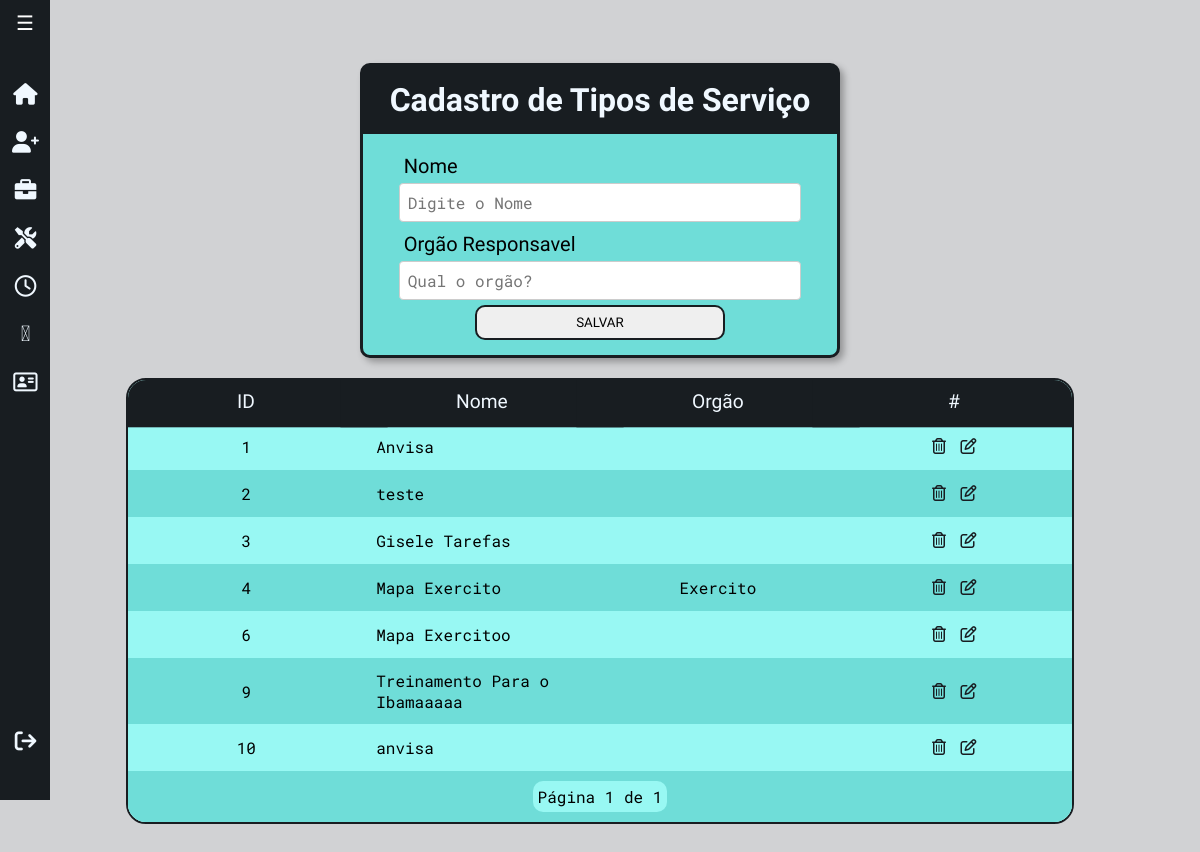
The app's page /ambielle/cadastroTipoServico/ (signed in), older data.
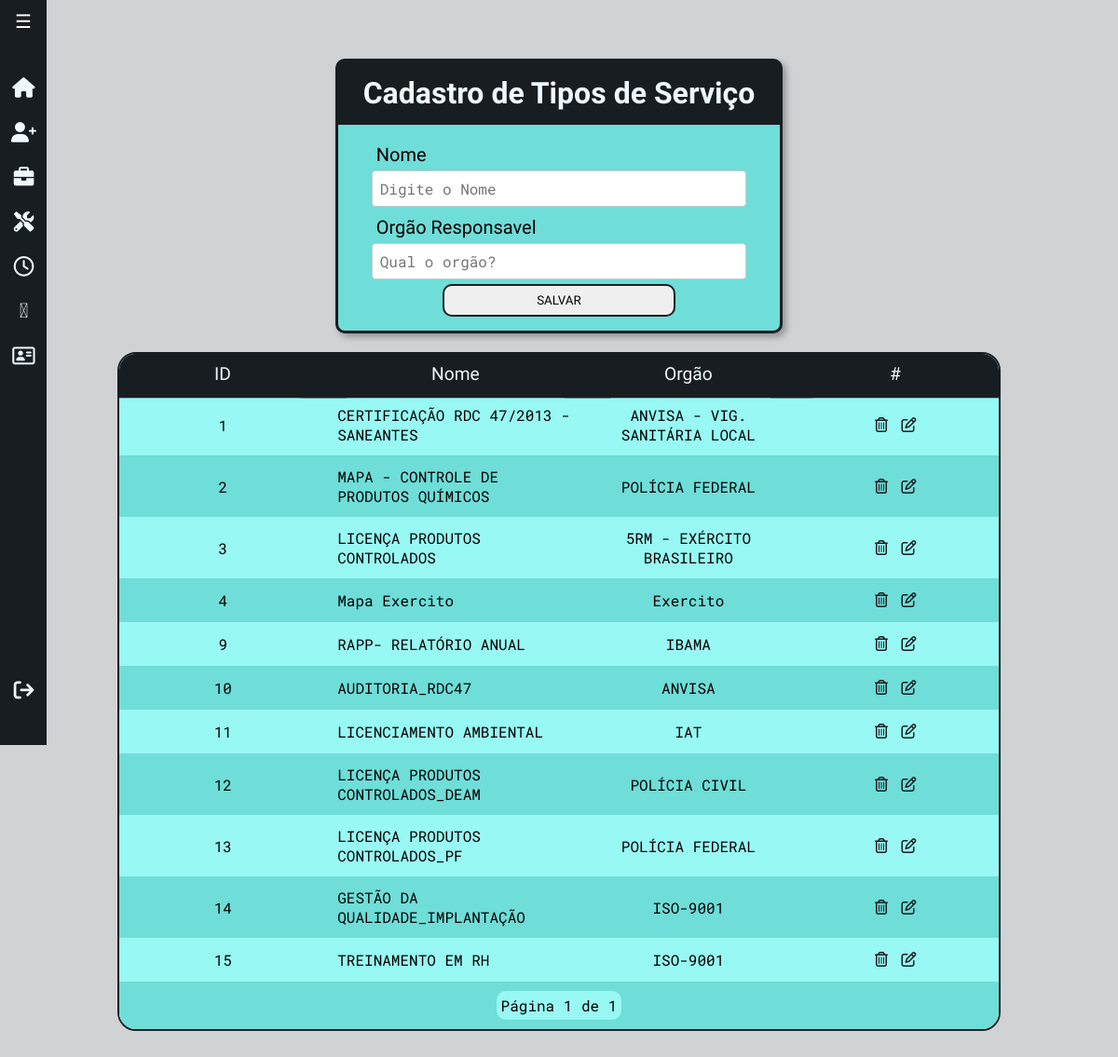
The same page, newer data.
### workflow/models.py (models this page shows, shortened)
class TipoServico(models.Model):
    nome = models.CharField(max_length=50, unique=True)
    orgao = models.CharField(max_length=50, blank=True)

### workflow/views/createForms.py (the view)
# urls.py: path('ambielle/cadastroTipoServico/', views.createTipoServico, name='tipoServico'),
@login_required(login_url='workflow:login')
def createTipoServico(request):
    if request.method == 'POST':
        title = 'Cadastro de tipos de Serviços'
        form = CreateServico(request.POST)
        context ={
            'title': title,
            'form': form,
        }
        if form.is_valid():
            form.save()
            messages.success(request, 'Serviço Cadastrado com Sucesso!')
            return redirect('workflow:tipoServico')
        return render(
            request,
            'workflow/createServico.html',
            context,
        )
    else:
        title = 'Cadastro de tipos de Serviço'
        tipos_ser = TipoServico.objects.all()
        paginator = Paginator(tipos_ser, 15)
        page_number = request.GET.get('page')
        page_obj = paginator.get_page(page_number)
        context = {
            'title': title,
            'form': CreateServico,
            'page_obj': page_obj
        }
        return render(
            request,
            'workflow/tipoServico.html',
            context,
        )

### workflow/templates/workflow/tipoServico.html (shortened to what this page needs)
{% extends 'global/base.html' %}
{% block content %}
<div class="containerForm">
    <div class="tela-form">
      <div class="title-form">
        <h1>Cadastro de Tipos de Serviço</h1>
      </div>
      <form action="{{ form_action }}" method="POST" enctype="multipart/form-data">
          <div class="form">
              {% for field in form %}
                <div class="form-label">
                  <label for="{{ field.id_for_label }}">{{ field.label }}</label>
                    {{ field }}
                </div>
              {% endfor %}
          </div>
          <div class="btn">
            <button class="btn-form" type="submit">SALVAR</button>
          </div>
        </div>
    </div>
    <div class="lista">
      <table>
        <thead>
          <tr>
            <th>ID</th>
            <th>Nome</th>
            <th>Orgão</th>
            <th>#</th>
          </tr>
        </thead>
          {% for servico in page_obj %}
            <tr>
              <td style="text-align: center;">{{ servico.id }}</td>
              <td>{{ servico.nome }}</td>
              <td style="text-align: center;">{{ servico.orgao }}</td>
              <td style="text-align: center; vertical-align: middle;">
                <a href="{% url "workflow:deleteTipoServico" servico.id %}" onclick="return confirm('Tem certeza que deseja excluir este item?');"><i class="fa-regular fa-trash-can" style="width: 20px; height: 20px; text-decoration: none; color: var(--secondary-color);"></i></a>
                <a href="{% url "workflow:updateTipoServico" servico.id %}"><i class="fa-regular fa-pen-to-square" style="width: 20px; height: 20px; text-decoration: none; color: var(--secondary-color);"></i></a>
              </td>
            </tr>
          {% endfor %}
        <tfoot>
          <tr>
            <td colspan="6" class="tfoot-cell">
              <div class="pagination">
                <span class="step-links">
                  <span class="current">
                      Página {{ page_obj.number }} de {{ page_obj.paginator.num_pages }}
                  </span>
                </span>
              </div>
            </td>
          </tr>
        </tfoot>
      </table>
    </div>
{% endblock %}

### base_templates/global/base.html
<!DOCTYPE html>
<html lang="pt-br">
<head>
    {% include "global/partials/_head.html" %}
</head>
<body>
    {% include "global/partials/_sideBar.html" %}
    {% block content %}{% endblock content %}
</body>

### base_templates/global/partials/_head.html (shortened to what this page needs)
{% load static %}
<!DOCTYPE html>
<html lang="pt-br">
<head>
    <link rel="stylesheet" href="{% static 'global/css/main.css' %}">
    <link rel="stylesheet" href="https://cdnjs.cloudflare.com/ajax/libs/font-awesome/6.0.0-beta3/css/all.min.css">
    <link rel="stylesheet" href="https://pro.fontawesome.com/releases/v6.0.0/css/all.css" rel="stylesheet">
</head>
<body>

### base_templates/global/partials/_sideBar.html (shortened to what this page needs)
{% if request.user.is_authenticated %}
    <div class="sidebar" id="sidebar">
        <button class="toggle-btn" onclick="toggleSidebar()">&#9776;</button>
        <ul>
            <li><a href=" {% url 'workflow:index' %}"><i class="fa-solid fa-house"></i></i><span class="text">Home</span></a></li>
            <li><a href=" {% url 'workflow:createCliente' %}"><i class="fa-solid fa-user-plus"></i><span class="text">Cad. Clientes</span></a></li>
            <li><a href=" {% url 'workflow:createTarefa' %}"><i class="fa-solid fa-briefcase"></i><span class="text">Cad. Serviços</span></a></li>
            <li><a href=" {% url 'workflow:tipoServico' %}"><i class="fa-solid fa-screwdriver-wrench"></i><span class="text">Cad. Tipo Serviços</span></a></li>
            <li><a href=" {% url 'workflow:suporte' %}"><i class="fa-regular fa-clock"></i><span class="text">Suporte</span></a></li>
            <li><a href=" {% url 'workflow:get_tarefas_filtradas' %}"><i class="fa-light fa-timeline"></i><span class="text">Linha do Tempo</span></a></li>
            <li><a href=" {% url 'workflow:getCliente' %}"><i class="fa-regular fa-address-card"></i><span class="text">Clientes</span></a></li>
            <li><a href=" {% url 'workflow:logout' %}"><i class="fa-solid fa-arrow-right-from-bracket "></i><span class="text">Logout</span></a></li>
        </ul>
    </div>
{% endif %}
<div class="content">
</div>

### base_static/global/css/variables.css (style rules this page uses)
:root { @import url('https://fonts.googleapis.com/css2?family=Cabin+Condensed:wght@400;500;600;700&family=Roboto+Mono:ital,wght@0,100..700;1,100..700&display=swap'); --primary-color: #6fddd8; --secondary-color: #181D21; --background-color: #D1D2D4; --color-alt-list: #98f8f3; --padding: 16px; --primary-font: 'Cabin Condensed', sans-serif; --secondary-font: 'Roboto Mono', sans-serif; }
body { background-color: var(--background-color); }

### base_static/global/css/forms.css (style rules this page uses)
h1 { font-family: var(--primary-font); }
.containerForm { display: flex; justify-content: center; align-content: center; }
.tela-form { background-color: blue; width: 40%; background-color: var(--primary-color); display: flex; justify-content: center; align-items: center; flex-direction: column; border: var(--secondary-color) solid 3px ; border-radius: 10px; margin-top: 15px; box-shadow: 4px 4px 7px rgba(0, 0, 0, 0.3); }
.title-form { display: flex; justify-content: center; background-color: var(--secondary-color); color: aliceblue; width: 100%; }
.title-form h1 { margin: 15px; }
form { padding: 15px; width: 85%; }
.form-control { width: 100%; font-family: var(--secondary-font); padding: 8px; margin-bottom: 5px; border: 1px solid #ccc; border-radius: 4px; font-size: 16px; box-sizing: border-box; }
.form-label input { width: 100%; font-family: var(--secondary-font); padding: 8px; margin-bottom: 5px; border: 1px solid #ccc; border-radius: 4px; font-size: 16px; box-sizing: border-box; }
label { font-family: var(--primary-font); padding: 5px; font-size: 20px; display: block; }
.btn { display: flex; justify-content: center; }
.btn-form { font-family: var(--primary-font); width: 250px; height: 35px; border-radius: 10px; border: var(--secondary-color) solid 2px ; transition: 0.3s; cursor: pointer; }

### base_static/global/css/sideBar.css (style rules this page uses)
.sidebar { font-family: var(--primary-font); width: 50px; background-color: var(--secondary-color); transition: width 0.3s ease; display: flex; flex-direction: column; align-items: center; position: fixed; top: 0; left: 0; height: 100vh; z-index: 1000; }
.sidebar ul { list-style-type: none; padding: 20px 0; margin-top: 50px; }
.sidebar ul li a { display: flex; padding: 15px 20px; color: aliceblue; cursor: pointer; transition: 0.3s ease; text-decoration: none; }
.sidebar ul li:last-child { position: absolute; bottom: 35px; }
.toggle-btn { position: absolute; top: 10px; left: 10px; font-size: 20px; color: white; background: none; border: none; cursor: pointer; }
.content { margin-left: 60px; padding: 20px; transition: margin-left 0.3s ease; }
.sidebar ul li i { font-size: 18px; width: 35px; text-align: center; }

### base_static/global/css/clientes.css (style rules this page uses)
.lista { display: flex; align-items: center; width: 100%; justify-content: center; }
table { border-collapse: separate; border-spacing: 0; margin: 20px 0; font-size: 18px; width: 80%; box-shadow: 0px 4px 10px 0px rgba(0, 0, 0, 0.35) inset; border: 2px solid var(--secondary-color); border-radius: 20px; overflow: hidden; }
tbody, th, td { padding: 12px; text-align: left; font-family: var(--secondary-font); font-size: 16px; font-weight: 400; }
th { background-color: var(--secondary-color); color: aliceblue; font-family: var(--primary-font); font-size: medium; text-align: center; width: 18%; }
th, a { text-align: center; }
th, a, i { transition: 0.3s ease; }
th, a, i:hover { transform: scale(1.2); }
tr:nth-child(even) { background-color: var(--primary-color); }
tr:nth-child(odd) { background-color: var(--color-alt-list); }
tfoot .tfoot-cell { text-align: center; padding: 10px; background-color: var(--primary-color) }
.pagination { display: inline-flex; background-color: var(--color-alt-list); border-radius: 10px; padding: 5px; }

Row changes from the older to the newer data that the page shows:
removed TipoServico: id "6", nome "Mapa Exercitoo"
changed TipoServico id 1: nome "Anvisa" → "CERTIFICAÇÃO RDC 47/2013 - SANEANTES"; orgao (not shown) → "ANVISA - VIG. SANITÁRIA LOCAL"
changed TipoServico id 2: nome "teste" → "MAPA - CONTROLE DE PRODUTOS QUÍMICOS"; orgao (not shown) → "POLÍCIA FEDERAL"
changed TipoServico id 3: nome "Gisele Tarefas" → "LICENÇA PRODUTOS CONTROLADOS"; orgao (not shown) → "5RM - EXÉRCITO BRASILEIRO"
changed TipoServico id 9: nome "Treinamento Para o Ibamaaaaa" → "RAPP- RELATÓRIO ANUAL"; orgao (not shown) → "IBAMA"
changed TipoServico id 10: nome "anvisa" → "AUDITORIA_RDC47"; orgao (not shown) → "ANVISA"
added TipoServico: id "11", nome "LICENCIAMENTO AMBIENTAL", orgao "IAT"
added TipoServico: id "12", nome "LICENÇA PRODUTOS CONTROLADOS_DEAM", orgao "POLÍCIA CIVIL"
added TipoServico: id "13", nome "LICENÇA PRODUTOS CONTROLADOS_PF", orgao "POLÍCIA FEDERAL"
added TipoServico: id "14", nome "GESTÃO DA QUALIDADE_IMPLANTAÇÃO", orgao "ISO-9001"
added TipoServico: id "15", nome "TREINAMENTO EM RH", orgao "ISO-9001"
